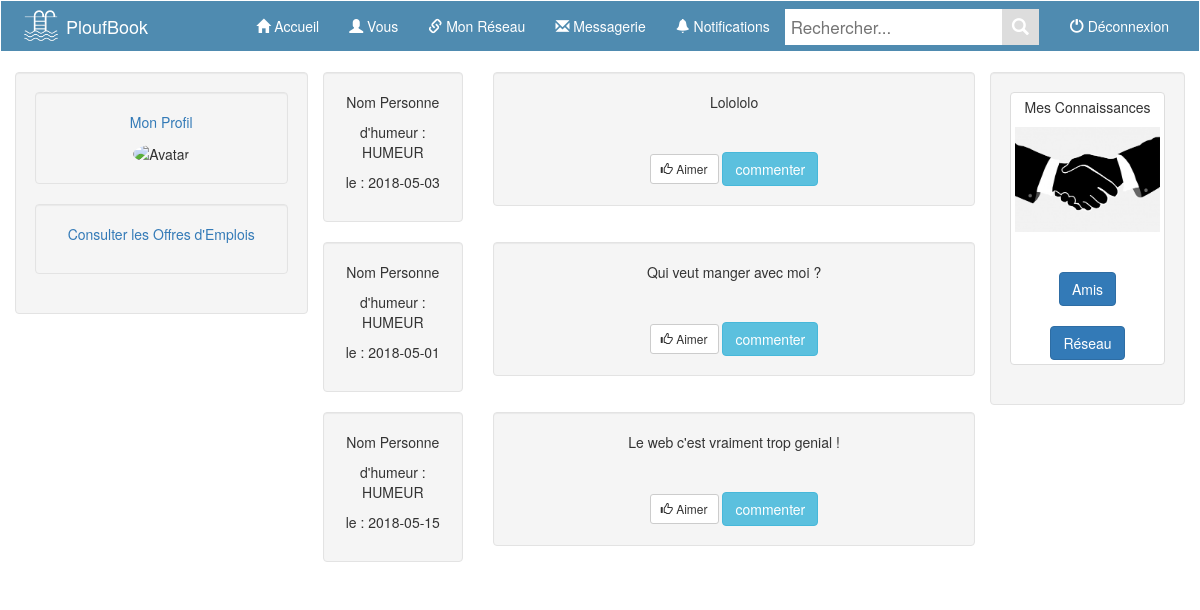
Before: /AccueilUtilisateur.php with the older database file.
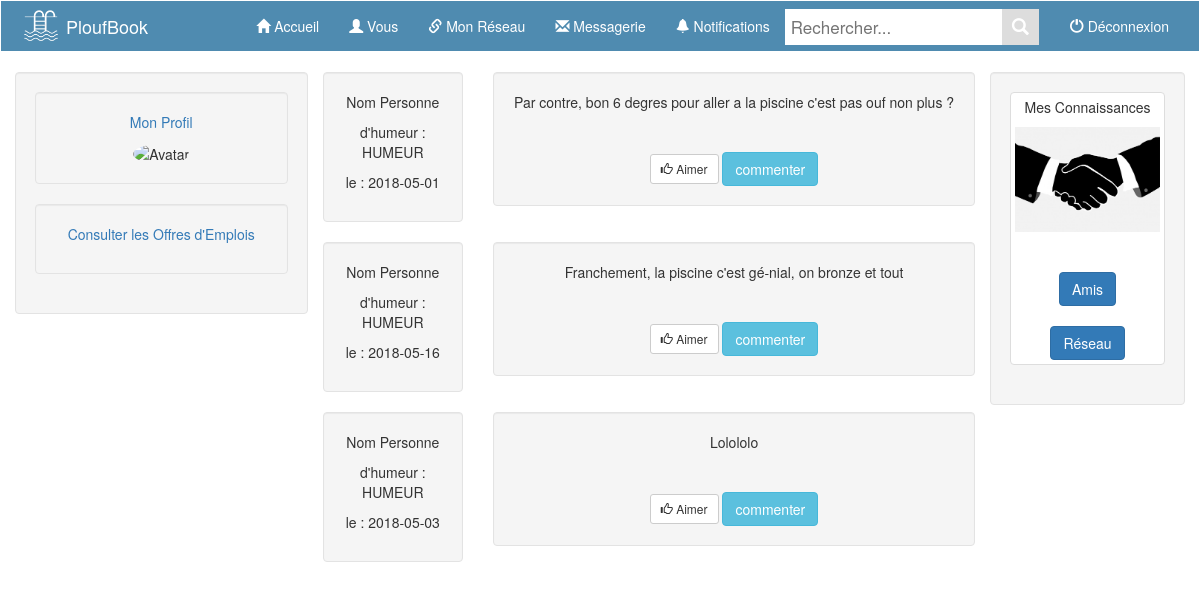
After: the same page with the newer database file.
### tables this page shows
CREATE TABLE IF NOT EXISTS `publication` (
  `IDPub` int(11) NOT NULL,
  `Texte` varchar(255) NOT NULL,
  `Lieu` varchar(255) NOT NULL,
  `Date` date NOT NULL,
  `NbLikes` int(11) NOT NULL,
  `humeur` enum('Content','Triste','J''ai faim','Colère') NOT NULL,
  `Emploi` enum('Oui','Non','','') DEFAULT NULL,
  PRIMARY KEY (`IDPub`)
);

### AccueilUtilisateur.php (the view, shortened to what the changed rows need)
<!DOCTYPE html>
<html lang="en">
<head>
  <link rel="stylesheet" href="https://maxcdn.bootstrapcdn.com/bootstrap/3.3.7/css/bootstrap.min.css">
  <link rel="stylesheet" href="AccueilUtilisateurDesign.css" />
</head>
<body>
    <div class="container text-center">
      <div class="row">
        <div class="col-sm-7">
           <?php
           try {
            $bdd = new PDO('mysql:host=localhost;dbname=petit_bateau;charset=utf8', 'root', '');
            $emplois = $bdd->query('SELECT Texte FROM `Publication` ORDER BY `IDPub` DESC');
            $emplois->execute();
            $emplois2 = $bdd->query('SELECT Date FROM `Publication` ORDER BY `IDPub` DESC');
            $emplois2->execute();
            ?>
          <div class="row">
            <div class="col-sm-3">
              <div class="well">
               <p>Nom Personne</p>
               <p> d'humeur : HUMEUR</p>
               <p> le :
                <?php
                $lire2 = $emplois2->fetch();
                ?>
                <?php echo $lire2[0];?><br /> </p>
              </div>
            </div>
            <div class="col-sm-9">
              <div class="well">
                <p>
                  <?php
                  $lire = $emplois->fetch();
                  ?>
                  <?php echo $lire[0];?><br />
                </p>
                <div class="panel-body">
                </div>
                <button type="button" class="btn btn-default btn-sm">
                  <span class="glyphicon glyphicon-thumbs-up"></span> Aimer
                </button>
                <a data-toggle="modal" data-target="#myModal2"><button type="button" class="btn btn-info">commenter</button></a>
              </div>
            </div>
          </div>
          <div class="row">
            <div class="col-sm-3">
              <div class="well">
               <p>Nom Personne</p>
               <p> d'humeur : HUMEUR</p>
               <p> le :<?php
                $lire2 = $emplois2->fetch();
                ?>
                <?php echo $lire2[0];?><br /> </p> </p>
              </div>
            </div>
            <div class="col-sm-9">
              <div class="well">
                <p> <?php
                  $lire = $emplois->fetch();
                  ?>
                  <?php echo $lire[0];?><br />
                  <div class="panel-body">
                  </div>
                  <button type="button" class="btn btn-default btn-sm">
                  </button>
                  <a data-toggle="modal" data-target="#myModal3"><button type="button" class="btn btn-info">commenter</button></a>
                </div>
              </div>
            </div>
            <div class="row">
              <div class="col-sm-3">
                <div class="well">
                 <p>Nom Personne</p>
                 <p> d'humeur : HUMEUR</p>
                 <p> le : <?php
                  $lire2 = $emplois2->fetch();
                  ?>
                  <?php echo $lire2[0];?><br /> </p> </p>
                </div>
              </div>
              <div class="col-sm-9">
                <div class="well">
                  <p> <?php
                    $lire = $emplois->fetch();
                    ?>
                    <?php echo $lire[0];?><br />
                    <div class="panel-body">
                    </div>
                    <button type="button" class="btn btn-default btn-sm">
                    </button>
                    <a data-toggle="modal" data-target="#myModal4"><button type="button" class="btn btn-info">commenter</button></a>
                  </div>
                </div>
              </div>
              <?php
            } catch (Exception $e) {
            }
            ?>
          </div>
        </body>
        </html>

Changed rows visible on the page:
no longer on this page (row unchanged): publication: Texte "Qui veut manger avec moi ?"
no longer on this page (row unchanged): publication: Texte "Le web c'est vraiment trop genial !"
added publication: Texte "Par contre, bon 6 degres pour aller a la piscine c'est pas ouf non plus ?"
added publication: Texte "Franchement, la piscine c'est gé-nial, on bronze et tout"
Other visible differences:
$lire2[0]: "2018-05-03" → "2018-05-01"
$lire2[0]: "2018-05-01" → "2018-05-16"
$lire2[0]: "2018-05-15" → "2018-05-03"
$lire[0]: "Le web c'est vraiment trop genial !" → "Lolololo"
$lire[0]: "Lolololo" → "Par contre, bon 6 degres pour aller a la piscine c'est pas ouf non plus ?"
